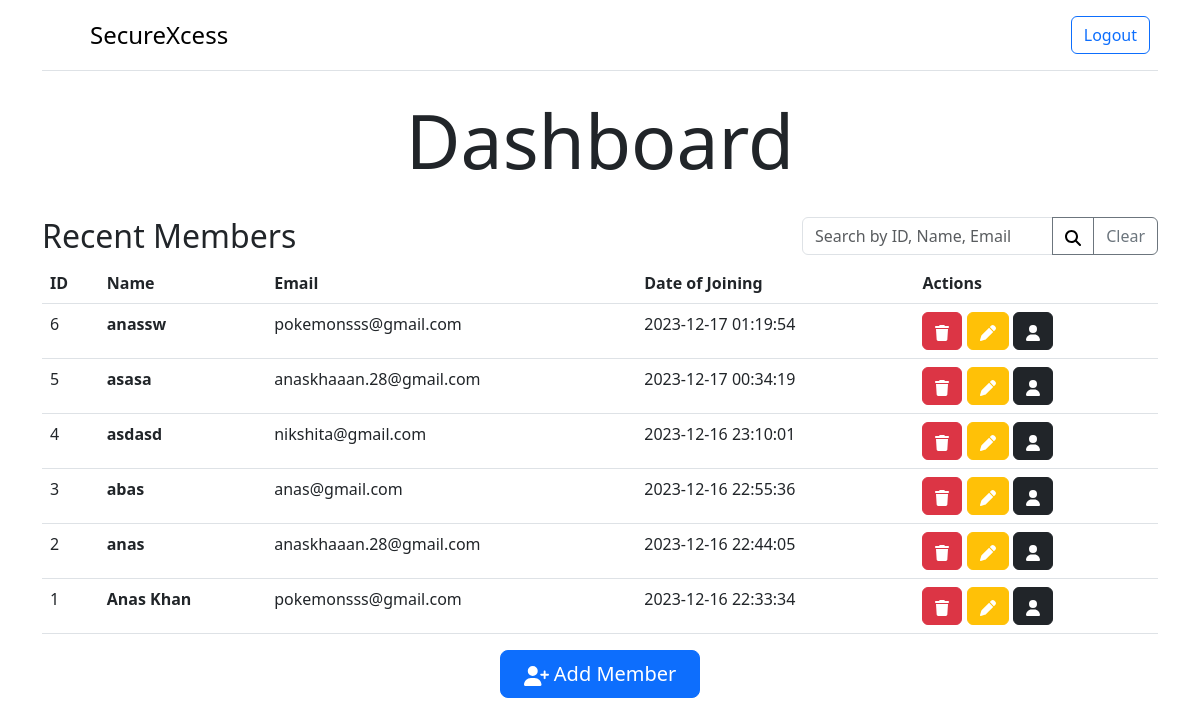
Page /members (signed in) on the earlier database version.
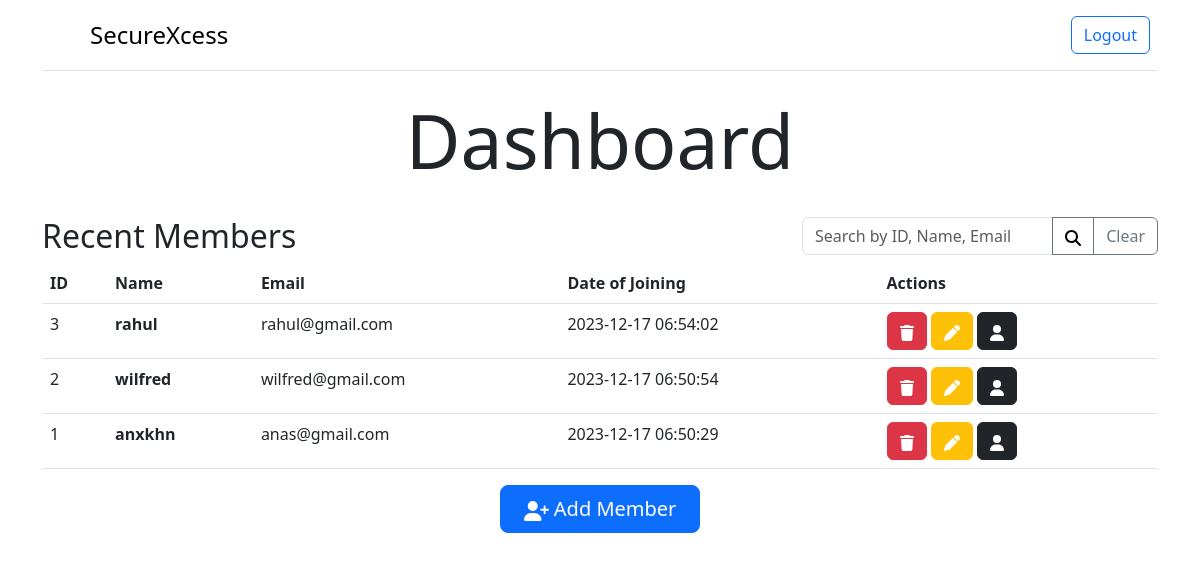
Same page on the later database version.
### tables this page shows
CREATE TABLE members (id INTEGER PRIMARY KEY, name TEXT NOT NULL, email TEXT NOT NULL, doj DATETIME NOT NULL, options TEXT);

### app.py (the view)
@app.route("/members", methods=["GET", "POST"])
@login_required
def members():
    if request.method == "POST":
        search_term = request.form.get("query")
        query = f"""
            SELECT *
            FROM members
            WHERE id LIKE '%{search_term}%'
                OR name LIKE '%{search_term}%'
                OR email LIKE '%{search_term}%'

        """
        members = db.execute(query)
        title = "Search Results"
    else:
        members = db.execute("SELECT * FROM members ORDER BY doj DESC LIMIT 10")
        search_term = ""
        title = "Recent Members"
    try:
        mem_num = db.execute("SELECT * FROM members ORDER BY id DESC LIMIT 1")[0]["id"]
        mem_num = int(mem_num) + 1
    except:
        mem_num = 1
    return render_template(
        "members.html",
        search_term=search_term,
        mem_num=mem_num,
        members=members,
        title=title,
        commands=commands_data,
    )

### app.py (called while the page is built)
@app.after_request
def after_request(response):
    response.headers["Cache-Control"] = "no-cache, no-store, must-revalidate"
    response.headers["Expires"] = 0
    response.headers["Pragma"] = "no-cache"
    return response

def login_required(f):
    @wraps(f)
    def decorated_function(*args, **kwargs):
        if session.get("user_id") is None:
            return redirect("/login")
        return f(*args, **kwargs)
    return decorated_function

### templates/members.html (shortened to what this page needs)
{% extends "layout.html" %} {% block title %} Members {% endblock %} {% block navbar %} <ul class="nav nav-pills"></ul> {% endblock %} {% block main %}
  <div class="text-center">
    <h1>Dashboard</h1>
    <br>
  </div>
  <div class="container">
    <div class="row">
      <div class="col-8">
        <h2>{{title}}</h2>
      </div>
      <div class="col-4 text-end">
        <form action="/members" method="POST">
          <div class="input-group">
            <input type="text" class="form-control" placeholder="Search by ID, Name, Email" name="query" value="{{search_term}}">
            <button class="btn btn-outline-secondary" type="submit">
              <i>
              </i>
            </button>
            <button class="btn btn-outline-secondary" type="button" onclick="window.location.href='/members'">Clear</button>
          </div>
        </form>
      </div>
    </div>
    <table class="table table-hover">
      <thead>
        <tr>
          <th>ID</th>
          <th>Name</th>
          <th>Email</th>
          <th>Date of Joining</th>
          <th>Actions</th>
        </tr>
      </thead>
      <tbody> {% for member in members %} <tr>
          <td>{{ member.id }}</td>
          <th>{{ member.name }}</th>
          <td>{{ member.email }}</td>
          <td>{{ member.doj }}</td>
          <td>
            <button type="button" class="btn btn-danger" data-bs-toggle="modal" data-bs-target="#deleteMemberModal{{ member.id }}">
              <i>
              </i>
            </button>
            <button type="button" class="btn btn-warning" data-bs-toggle="modal" data-bs-target="#editMemberModal{{ member.id }}">
              <i>
              </i>
            </button>
            <a href="/member_info/{{ member.id }}" class="btn btn-dark">
              <i>
                <svg xmlns="http://www.w3.org/2000/svg" height="1em" viewBox="0 0 448 512">
                  <path fill="#ffffff" d="M224 256A128 128 0 1 0 224 0a128 128 0 1 0 0 256zm-45.7 48C79.8 304 0 383.8 0 482.3C0 498.7 13.3 512 29.7 512H418.3c16.4 0 29.7-13.3 29.7-29.7C448 383.8 368.2 304 269.7 304H178.3z" />
                </svg>
              </i>
            </a>
          </td>
        </tr>
  </div> {% endfor %} </tbody>
  <div class="text-center">
    <button type="button" class="btn btn-primary btn-lg" style="width: 200px;" data-bs-toggle="modal" data-bs-target="#addMemberModal">
      <i>
      </i> Add Member </button>
  </div>
   {% endblock %}

### templates/layout.html (shortened to what this page needs)
<!DOCTYPE html>
<html lang="en">
  <head>
    <link
      href="https://cdn.jsdelivr.net/npm/bootstrap@5.3.0/dist/css/bootstrap.min.css"
      rel="stylesheet"
    />
  </head>
  <body>
    <div class="container">
      <header
        class="d-flex flex-wrap justify-content-center py-3 mb-4 border-bottom"
      >
        <a
          href="/"
          class="d-flex align-items-center mb-3 mb-md-0 me-md-auto link-body-emphasis text-decoration-none"
        >
          <svg class="bi me-2" width="40" height="32">
            <use xlink:href="#bootstrap" />
          </svg>
          <span class="fs-4">SecureXcess</span>
        </a>
        <div class="col-md-3 text-end">
          {% if session["user_id"] %}
          <a href="/logout" class="btn btn-outline-primary me-2">Logout</a> {%
          else %}
          <a href="/login" class="btn btn-outline-primary me-2">Login</a> {%
          endif %}
        </div>
      </header>
    </div>
    <main class="container-fluid">{% block main %}{% endblock %}</main>
  </body>
</html>

### templates/members.html (style rules this page uses)
h1 { font-size: 75px; }

Differences in the rows shown:
removed members: id "6", name "anassw", email "pokemonsss@gmail.com", doj "2023-12-17 01:19:54"
removed members: id "5", name "asasa", email "anaskhaaan.28@gmail.com", doj "2023-12-17 00:34:19"
removed members: id "4", name "asdasd", email "nikshita@gmail.com", doj "2023-12-16 23:10:01"
changed members id 3: name "abas" → "rahul"; email "anas@gmail.com" → "rahul@gmail.com"; doj "2023-12-16 22:55:36" → "2023-12-17 06:54:02"
changed members id 2: name "anas" → "wilfred"; email "anaskhaaan.28@gmail.com" → "wilfred@gmail.com"; doj "2023-12-16 22:44:05" → "2023-12-17 06:50:54"
changed members id 1: name "Anas Khan" → "anxkhn"; email "pokemonsss@gmail.com" → "anas@gmail.com"; doj "2023-12-16 22:33:34" → "2023-12-17 06:50:29"
